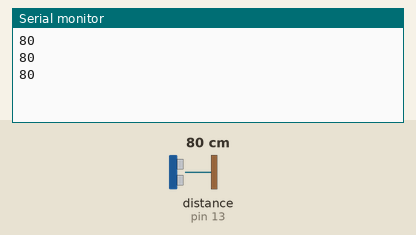
A sketch run on a simulated Arduino Uno, built with avr-gcc and run on an emulated ATmega328P. Shown: the last lines printed to the serial monitor. Wiring (inferred from the names in the program): ultrasonic range finder: trigger pin 10; echo pin 13. Inputs (shaded band) come from the test bench; at power-on: distance to the obstacle (sensor on pin 13) 80 cm. The echo pulse lasts 58.3 µs per cm.

Above: at 1.3 s.
1.4 s: distance to the obstacle (sensor on pin 13) set to 2 cm
At 1.9 s:
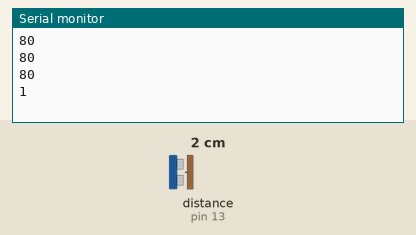
2.9 s: distance to the obstacle (sensor on pin 13) set to 4 cm
At 3.4 s:
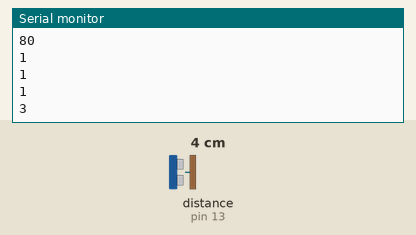
Timing chart, 0 to 5.9 s (numbered marks = the images above; inputs shaded):
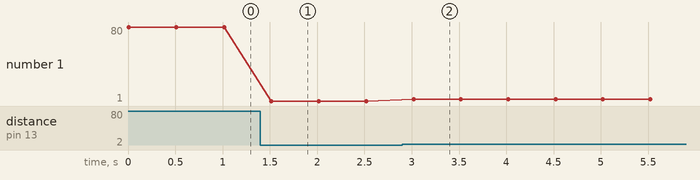

The sketch:

HC-SR04.ino
```cpp
// Ultrasonic Distance Sensor

const int trigPin = 10;
const int echoPin = 13;
const float MS_TO_CMS = 1.0 / 29 / 2;

long cm;

void setup() {
  Serial.begin(9600);

  pinMode(trigPin, OUTPUT);
  pinMode(echoPin, INPUT);
}

void loop() {

  digitalWrite(trigPin, LOW);
  delayMicroseconds(2);
  digitalWrite(trigPin, HIGH);
  delayMicroseconds(10);
  digitalWrite(trigPin, LOW);

  cm = pulseIn(echoPin, HIGH) * MS_TO_CMS;

  Serial.print(cm);
  Serial.println();

  delay(500);
}
```

Measured:
- after the input at 1.4 s, the serial monitor: prints a new line after 0.12 s (image 1)
- after the input at 2.9 s, the serial monitor: prints a new line after 0.12 s (image 2)
- plotted number 1: 80 → 1 after the input at 1.4 s, 1 → 3 after the input at 2.9 s
